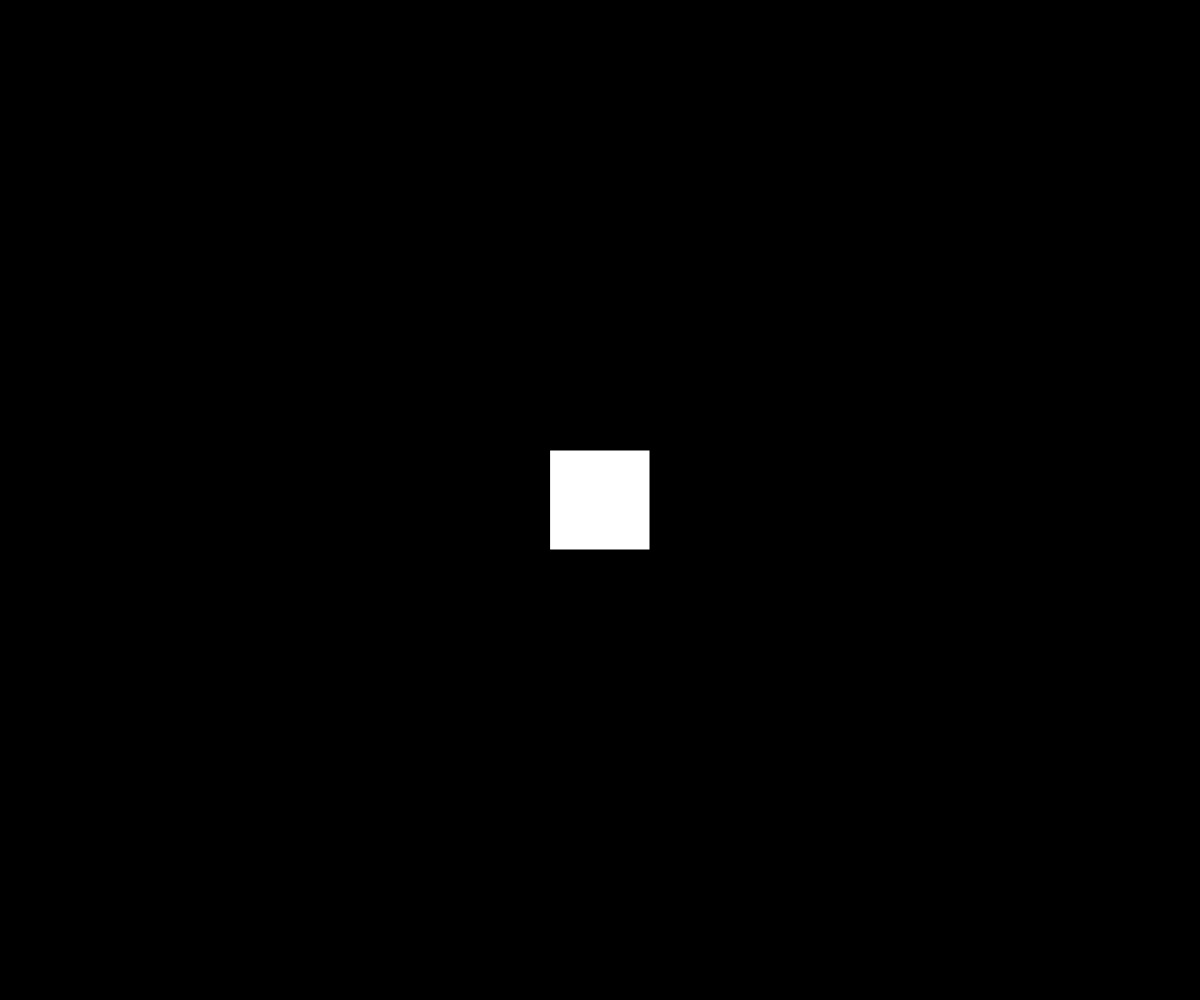
Frame 1 (no input)
Frame 60 (no input): identical to frame 1, image omitted
Frame 120 (the mouse pressed at the canvas centre since frame 60): identical to frame 1, image omitted

The p5.js sketch that drew this single still picture (run headless with seeded random() and noise() and a simulated clock; from frame 60 on, the mouse is pressed at the canvas centre):

// p5.js sketch
// ── sketch.js
var x;
var y;


function setup() {
  // put setup code here
  	createCanvas(windowWidth, windowHeight);
  	background(0);
  	x = width/2;
  	y = height/2;
  	rectMode(CENTER);
}

function draw() {
	background(0);
	fill(255);
	rect(x, y, 100, 100);
}

var recognition = new webkitSpeechRecognition();
recognition.continuous = true;
recognition.interimResults = true;
recognition.lang = "fr-BE";
recognition.onresult = function(event){
	var commande = event.results[event.results.length-1][0].transcript ;
	if(commande.includes("monte")){
		y -= 20;
	}else if(commande.includes("descends")){
		y += 20;
	}else if(commande.includes("droite")){
		x += 20;
	}else if(commande.includes("gauche")){
		x -= 20;
	}
}
recognition.start();
recognition.onend = function(event){
	recognition.start();
};
